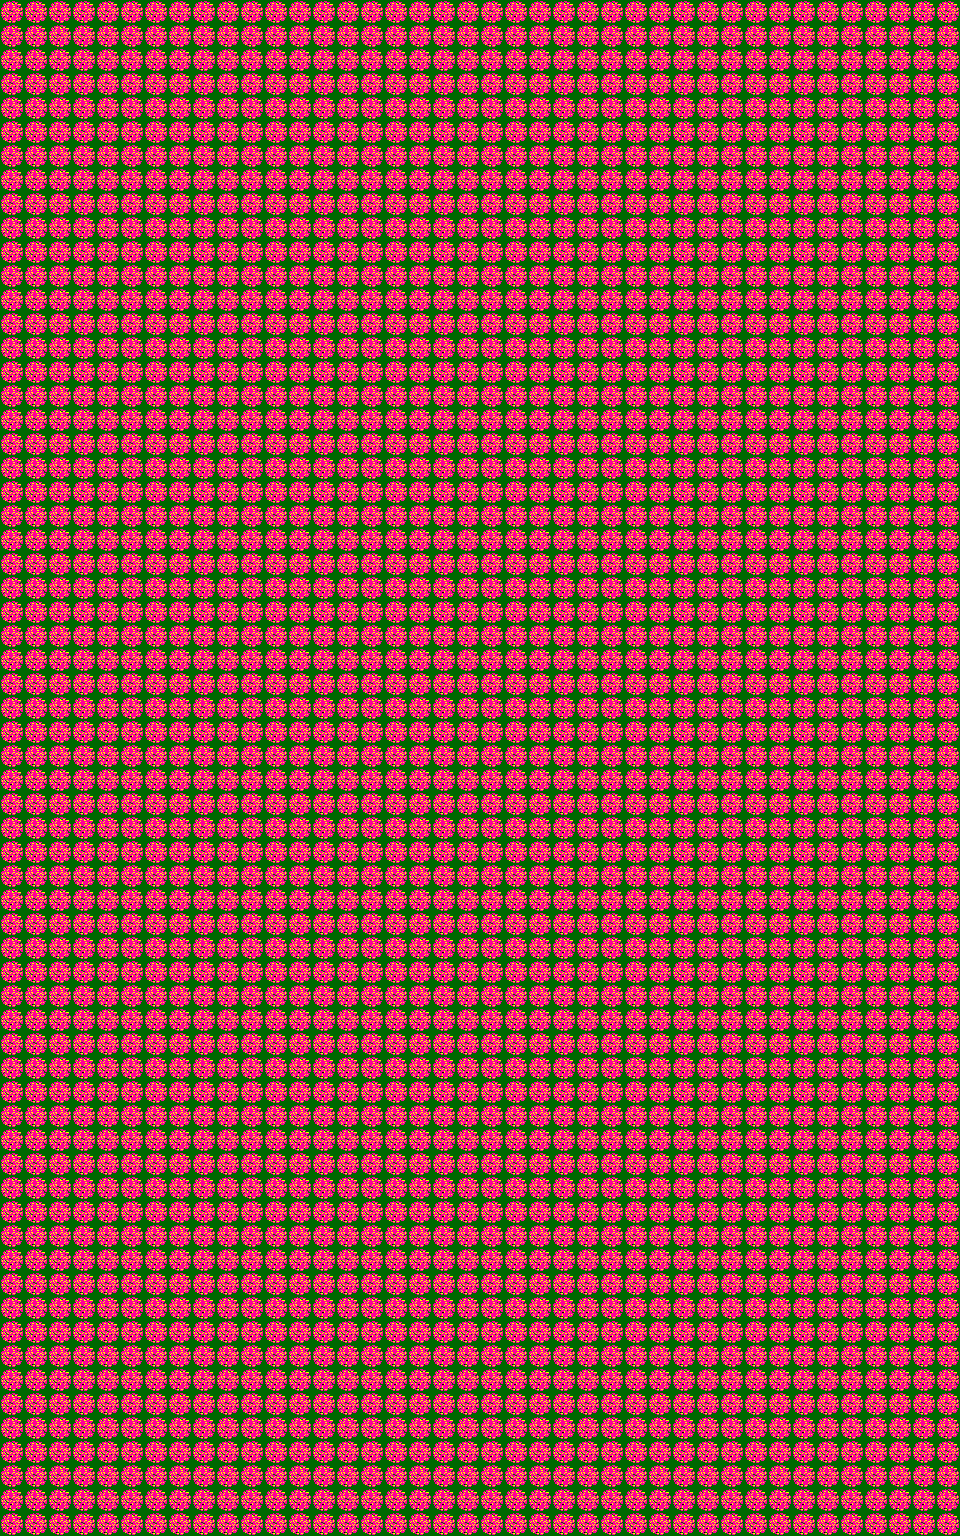

A 2D game scene composited from a Tiled map and its tileset images. What follows is a short description and the map's XML, with each tile layer's data collapsed to a summary:
An orthogonal 120x192 tile map with 8x8 px tiles, 1 tile layer (Tile Layer 1).

<map version="1.5" tiledversion="1.6.0" orientation="orthogonal" renderorder="right-down" width="120" height="192" tilewidth="8" tileheight="8" infinite="0" nextlayerid="2" nextobjectid="1">
 <editorsettings>
  <export target="map1.json" format="json" />
 </editorsettings>
 <tileset firstgid="1" source="map-blocks.tsx" />
 <layer id="1" name="Tile Layer 1" width="120" height="192">
  <data>[23040 cells, 23040 non-empty, 9 distinct tile ids]</data>
 </layer>
</map>
